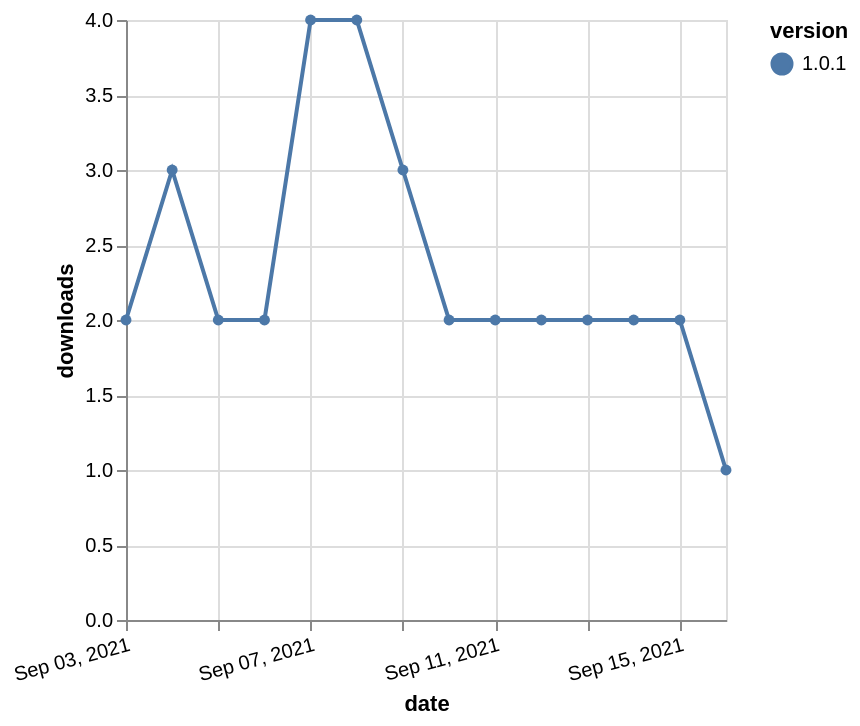

Source (Vega-Lite JSON):
### Vega-Lite specification from a JSON file in a GitHub repository (floating-point values rounded to 4 significant figures)
{"$schema": "https://vega.github.io/schema/vega-lite/v5.json", "description": "A simple bar chart with embedded data.", "data": {"values": [{"date": "2021-09-03", "total": 1799, "delta": 2, "version": "1.0.1"}, {"date": "2021-09-04", "total": 1802, "delta": 3, "version": "1.0.1"}, {"date": "2021-09-05", "total": 1804, "delta": 2, "version": "1.0.1"}, {"date": "2021-09-06", "total": 1806, "delta": 2, "version": "1.0.1"}, {"date": "2021-09-07", "total": 1810, "delta": 4, "version": "1.0.1"}, {"date": "2021-09-08", "total": 1814, "delta": 4, "version": "1.0.1"}, {"date": "2021-09-09", "total": 1817, "delta": 3, "version": "1.0.1"}, {"date": "2021-09-10", "total": 1819, "delta": 2, "version": "1.0.1"}, {"date": "2021-09-11", "total": 1821, "delta": 2, "version": "1.0.1"}, {"date": "2021-09-12", "total": 1823, "delta": 2, "version": "1.0.1"}, {"date": "2021-09-13", "total": 1825, "delta": 2, "version": "1.0.1"}, {"date": "2021-09-14", "total": 1827, "delta": 2, "version": "1.0.1"}, {"date": "2021-09-15", "total": 1829, "delta": 2, "version": "1.0.1"}, {"date": "2021-09-16", "total": 1830, "delta": 1, "version": "1.0.1"}]}, "width": "container", "mark": {"type": "line", "point": {"filled": true}}, "encoding": {"x": {"field": "date", "type": "temporal", "timeUnit": "yearmonthdate", "title": "date", "axis": {"labelAngle": -15}}, "y": {"field": "delta", "type": "quantitative", "title": "downloads"}, "color": {"field": "version", "type": "nominal"}, "tooltip": {"field": "delta"}}}
